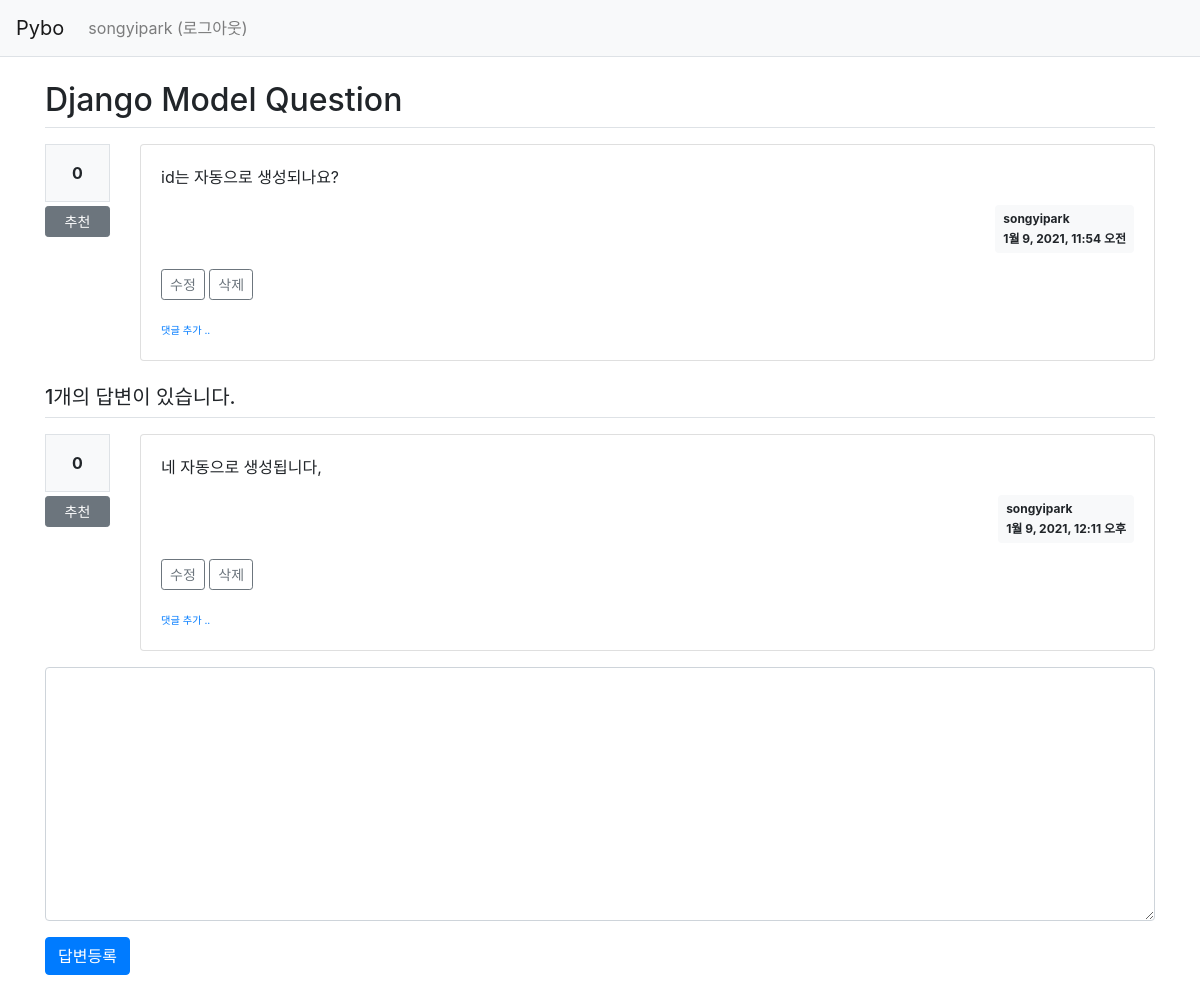
Page /pybo/answer/create/2/ (signed in) on the earlier database version.
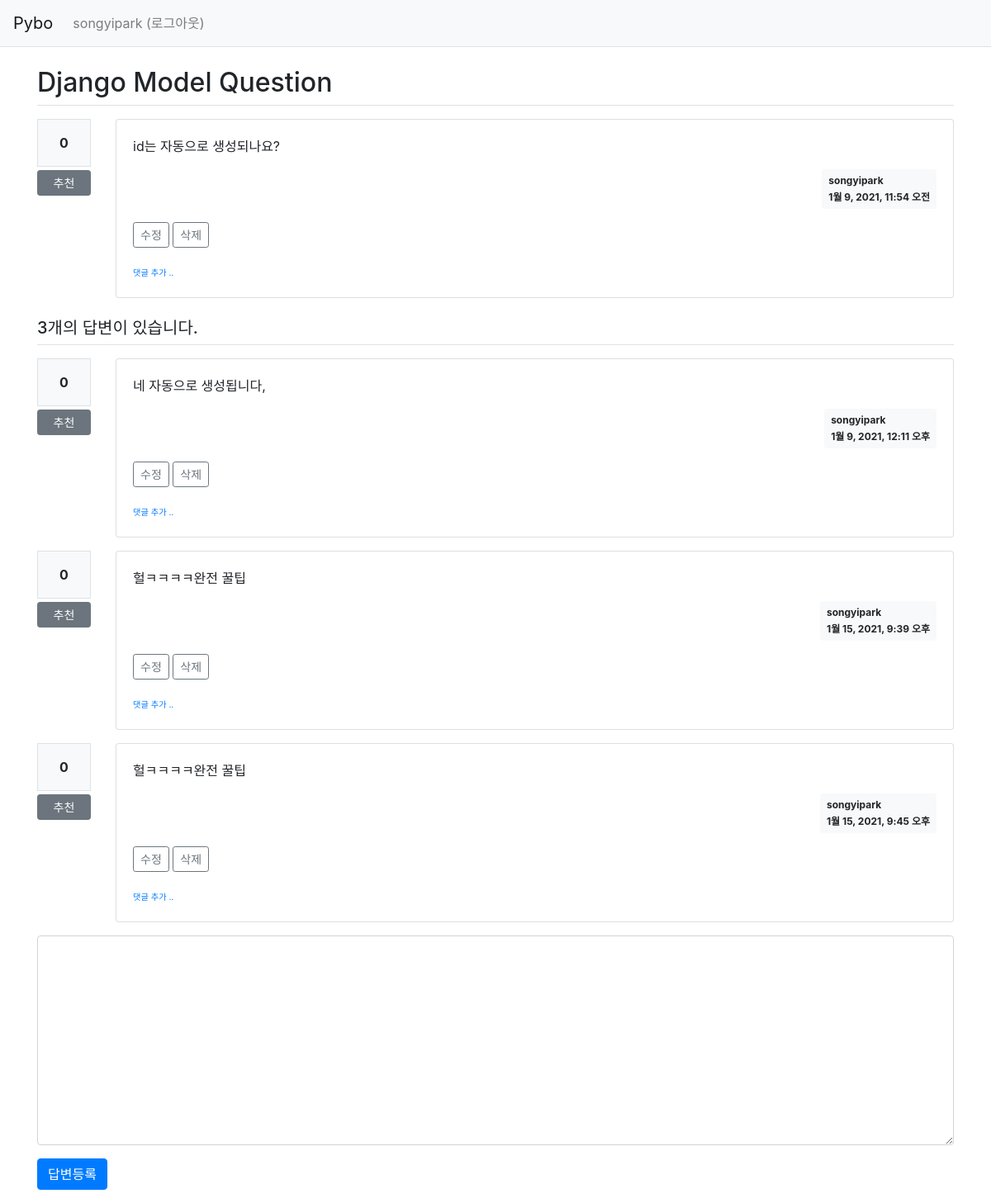
Same page on the later database version.
### pybo/models.py (models this page shows, shortened)
class Question(models.Model):
    subject = models.CharField(max_length=200)
    content = models.TextField()
    create_date = models.DateTimeField()
    author = models.ForeignKey(User, on_delete=models.CASCADE, related_name='author_question')
    modify_date = models.DateTimeField(null=True, blank=True)
    voter = models.ManyToManyField(User, related_name='voter_question')

class Answer(models.Model):
    question = models.ForeignKey(Question, on_delete=models.CASCADE)
    content = models.TextField()
    create_date = models.DateTimeField()
    author = models.ForeignKey(User, on_delete=models.CASCADE)
    modify_date = models.DateTimeField(null=True, blank=True)
    author = models.ForeignKey(User, on_delete=models.CASCADE, related_name='author_answer')
    voter = models.ManyToManyField(User, related_name='voter_answer')

### pybo/views/answer_views.py (the view)
@login_required(login_url='common:login')
def answer_create(request, question_id):
    question = get_object_or_404(Question, pk=question_id)
    if request.method == "POST":
        form = AnswerForm(request.POST)
        if form.is_valid():
            answer = form.save(commit=False)
            answer.author = request.user  # 추가한 속성 author 적용
            answer.create_date = timezone.now()
            answer.question = question
            answer.save()
            return redirect('{}#answer_{}'.format(
                resolve_url('pybo:detail', question_id=question.id), answer.id))
    else:
        form = AnswerForm()
    context = {'question': question, 'form': form}
    return render(request, 'pybo/question_detail.html', context)

### pybo/forms.py
class AnswerForm(forms.ModelForm):
    class Meta:
        model = Answer
        fields = ['content']
        labels = {
            'content' : '답변내용',
        }

### pybo/templatetags/pybo_filter.py (called while the page is built)
@register.filter()
def mark(value):
    extensions = ["nl2br", "fenced_code"]
    return mark_safe(markdown.markdown(value, extensions=extensions))

### templates/pybo/question_detail.html (shortened to what this page needs)
{% extends 'base.html' %}
{% load pybo_filter %}
{% block content %}
<div class="container my-3">
    <h2 class="border-bottom py-2">{{ question.subject }}</h2>
    <div class="row my-3">
        <div class="col-1">
            <div class="bg-light text-center p-3 border font-weight-bolder mb-1">{{question.voter.count}}</div>
            <a href="#" data-uri="{% url 'pybo:vote_question' question.id  %}"
               class="recommend btn btn-sm btn-secondary btn-block my-1">추천</a>
        </div>
        <div class="col-11">
            <div class="card">
                <div class="card-body">
                    <div class="card-text">{{ question.content|mark }}</div>
                    <div class="d-flex justify-content-end">
                        <div class="badge badge-light p-2 text-left">
                            <div class="mb-2">{{ question.author.username }}</div>
                            <div>{{ question.create_date }}</div>
                        </div>
                    </div>
                    {% if request.user == question.author %}
                    <div class="my-3">
                        <a href="{% url 'pybo:question_modify' question.id  %}"
                           class="btn btn-sm btn-outline-secondary">수정</a>
                        <a href="#" class="delete btn btn-sm btn-outline-secondary"
                           data-uri="{% url 'pybo:question_delete' question.id  %}">삭제</a>
                    </div>
                    {% endif %}
                    <div>
                        <a href="{% url 'pybo:comment_create_question' question.id  %}"
                           class="small"><small>댓글 추가 ..</small></a>
                    </div>
                </div>
            </div>
        </div>
    </div>
    <h5 class="border-bottom my-3 py-2">{{question.answer_set.count}}개의 답변이 있습니다.</h5>
    {% for answer in question.answer_set.all %}
    <div class="row my-3">
        <div class="col-1">
            <div class="bg-light text-center p-3 border font-weight-bolder mb-1">{{answer.voter.count}}</div>
            <a href="#" data-uri="{% url 'pybo:vote_answer' answer.id  %}"
                class="recommend btn btn-sm btn-secondary btn-block my-1">추천</a>
        </div>
        <div class="col-11">
            <div class="card">
                <div class="card-body">
                    <div class="card-text">{{ answer.content|mark }}</div>
                    <div class="d-flex justify-content-end">
                        <div class="badge badge-light p-2 text-left">
                            <div class="mb-2">{{ answer.author.username }}</div>
                            <div>{{ answer.create_date }}</div>
                        </div>
                    </div>
                    {% if request.user == answer.author %}
                    <div class="my-3">
                        <a href="{% url 'pybo:answer_modify' answer.id  %}"
                           class="btn btn-sm btn-outline-secondary">수정</a>
                        <a href="#" class="delete btn btn-sm btn-outline-secondary "
                           data-uri="{% url 'pybo:answer_delete' answer.id  %}">삭제</a>
                    </div>
                    {% endif %}
                    <div>
                        <a href="{% url 'pybo:comment_create_answer' answer.id  %}"
                           class="small"><small>댓글 추가 ..</small></a>
                    </div>
                </div>
            </div>
        </div>
    </div>
    {% endfor %}
    <form action="{% url 'pybo:answer_create' question.id %}" method="post" class="my-3">
        <div class="form-group">
            <textarea {% if not user.is_authenticated %}disabled{% endif %}
              name="content" id="content" class="form-control" rows="10"></textarea>
        </div>
        <input type="submit" value="답변등록" class="btn btn-primary">
    </form>
</div>
{% endblock %}

### templates/base.html (shortened to what this page needs)
{% load static %}
<!doctype html>
<html lang="ko">
<head>
    <link rel="stylesheet" type="text/css" href="{% static 'bootstrap.min.css' %}">
    <link rel="stylesheet" type="text/css" href="{% static 'style.css' %}">
</head>
<body>
{% include "navbar.html" %}
{% block content %}
{% endblock %}
</body>
</html>

### templates/navbar.html (shortened to what this page needs)
<nav class="navbar navbar-expand-lg navbar-light bg-light border-bottom">
    <a class="navbar-brand" href="{% url 'pybo:index' %}">Pybo</a>
    <div class="collapse navbar-collapse flex-grow-0" id="navbarNav">
        <ul class="navbar-nav">
            <li class="nav-item ">
                {% if user.is_authenticated %}
                <a class="nav-link" href="{% url 'common:logout' %}">{{ user.username }} (로그아웃)</a>
                {% else %}
                <a class="nav-link" href="{% url 'common:login' %}">로그인</a>
                {% endif %}
            </li>
        </ul>
    </div>
</nav>

Differences in the rows shown:
computed for Question "Django Model Question": answer_set.count "1" → "3"
added Answer: voter.count "0", content|mark "헐ㅋㅋㅋㅋ완전 꿀팁", author.username "songyipark", create_date "1월 15, 2021, 9:39 오후", shows "수정"
added Answer: voter.count "0", content|mark "헐ㅋㅋㅋㅋ완전 꿀팁", author.username "songyipark", create_date "1월 15, 2021, 9:45 오후", shows "수정"
